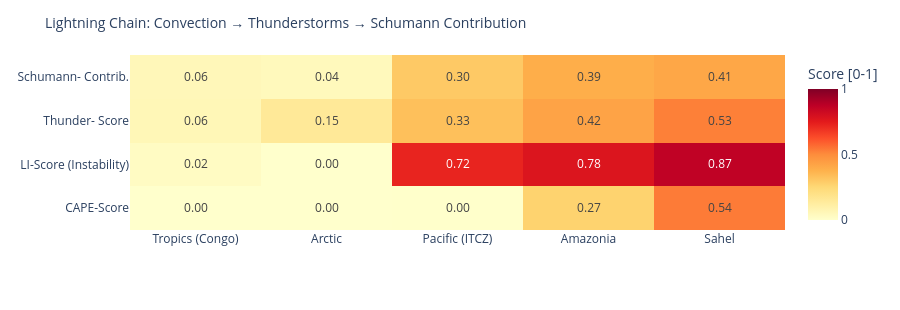

The notebook cell this image was saved under:
### Code cell
# ============================================================
# LIGHTNING CHAIN: Convection → Thunderstorms → Schumann
# Shows the causal chain per measurement point as heatmap
# ============================================================

def cape_score(v):
    """CAPE → normalized score [0,1]"""
    if v is None or pd.isna(v): return 0.0
    return min(1.0, float(v) / 3000)

def li_score(v):
    """Lifted Index: negative = unstable → score [0,1]"""
    if v is None or pd.isna(v): return 0.3
    return min(1.0, max(0.0, (-float(v) + 6) / 12))

def cloud_score(v):
    if v is None or pd.isna(v): return 0.3
    return float(v) / 100

def thunder_score(row):
    """Kombinierter Gewitterwahrscheinlichkeits-Score
    CAPE + LI + Bedeckung + WMO-Gewitter + konvektiver Niederschlag (showers)
    Hinweis: X-Ray und Kp sind kein Bestandteil – nur geomagn./solarer Kontext.
    """
    cs = cape_score(row.get('cape'))
    ls = li_score(row.get('li'))
    cl = cloud_score(row.get('cloud'))
    t  = 1.0 if row.get('thunderstorm') else 0.0
    # Convective precipitation (showers) as additional indicator
    sh = min(1.0, (row.get('showers') or 0) / 5.0)
    return round(cs * 0.30 + ls * 0.25 + cl * 0.15 + t * 0.20 + sh * 0.10, 3)

def schumann_contribution(t_score, lat):
    """Schumann contribution: higher in tropics (±30°), scaled by thunderstorm score"""
    lat_weight = max(0.3, 1.0 - abs(lat) / 60)
    return round(t_score * lat_weight, 3)

df_atm['cape_score']   = df_atm.apply(lambda r: cape_score(r['cape']), axis=1)
df_atm['li_score']     = df_atm.apply(lambda r: li_score(r['li']),    axis=1)
df_atm['thunder_score']= df_atm.apply(lambda r: thunder_score(r.to_dict()), axis=1)
df_atm['schumann_contribution'] = df_atm.apply(
    lambda r: schumann_contribution(r['thunder_score'], r['lat']), axis=1)

metrics = ['cape_score', 'li_score', 'thunder_score', 'schumann_contribution']
labels  = ['CAPE-Score', 'LI-Score\n(Instability)', 'Thunder-\nScore', 'Schumann-\nContrib.']
z_data  = [df_atm[m].tolist() for m in metrics]

fig = go.Figure(go.Heatmap(
    z=z_data,
    x=df_atm['point'].tolist(),
    y=labels,
    colorscale='YlOrRd',
    zmin=0, zmax=1,
    text=[[f'{v:.2f}' for v in row] for row in z_data],
    texttemplate='%{text}', textfont=dict(size=12),
    colorbar=dict(title='Score [0-1]')
))
fig.update_layout(
    title=dict(text='Lightning Chain: Convection → Thunderstorms → Schumann Contribution', font=dict(size=14)),
    height=310,
    plot_bgcolor='rgba(0,0,0,0)', paper_bgcolor='rgba(0,0,0,0)',
    margin=dict(l=130, r=80, t=55, b=80)
)
fig.show()

### Figure 1 — Plotly figure (JSON) as saved in the notebook; plotly's stock layout.template omitted (floating-point values rounded to 4 significant figures)
{"data": [{"colorbar": {"title": {"text": "Score [0-1]"}}, "colorscale": [[0.0, "rgb(255,255,204)"], [0.125, "rgb(255,237,160)"], [0.25, "rgb(254,217,118)"], [0.375, "rgb(254,178,76)"], [0.5, "rgb(253,141,60)"], [0.625, "rgb(252,78,42)"], [0.75, "rgb(227,26,28)"], [0.875, "rgb(189,0,38)"], [1.0, "rgb(128,0,38)"]], "text": [["0.00", "0.00", "0.00", "0.27", "0.54"], ["0.02", "0.00", "0.72", "0.78", "0.87"], ["0.06", "0.15", "0.33", "0.42", "0.53"], ["0.06", "0.04", "0.30", "0.39", "0.41"]], "textfont": {"size": 12}, "texttemplate": "%{text}", "type": "heatmap", "x": ["Tropics (Congo)", "Arctic", "Pacific (ITCZ)", "Amazonia", "Sahel"], "y": ["CAPE-Score", "LI-Score\n(Instability)", "Thunder-\nScore", "Schumann-\nContrib."], "z": [[0.0, 0.0, 0.003333, 0.27, 0.5367], [0.025, 0.0, 0.725, 0.775, 0.8667], [0.059, 0.15, 0.329, 0.425, 0.525], [0.055, 0.045, 0.302, 0.39, 0.411]], "zmax": 1, "zmin": 0}], "layout": {"height": 310, "margin": {"b": 80, "l": 130, "r": 80, "t": 55}, "paper_bgcolor": "rgba(0,0,0,0)", "plot_bgcolor": "rgba(0,0,0,0)", "title": {"font": {"size": 14}, "text": "Lightning Chain: Convection → Thunderstorms → Schumann Contribution"}}}
